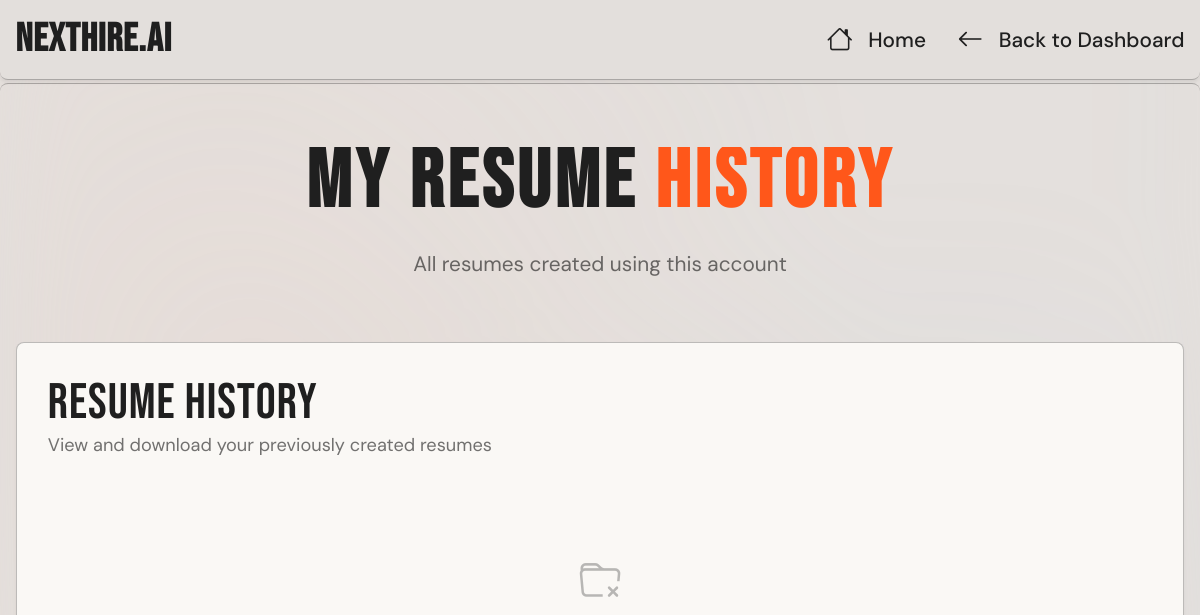
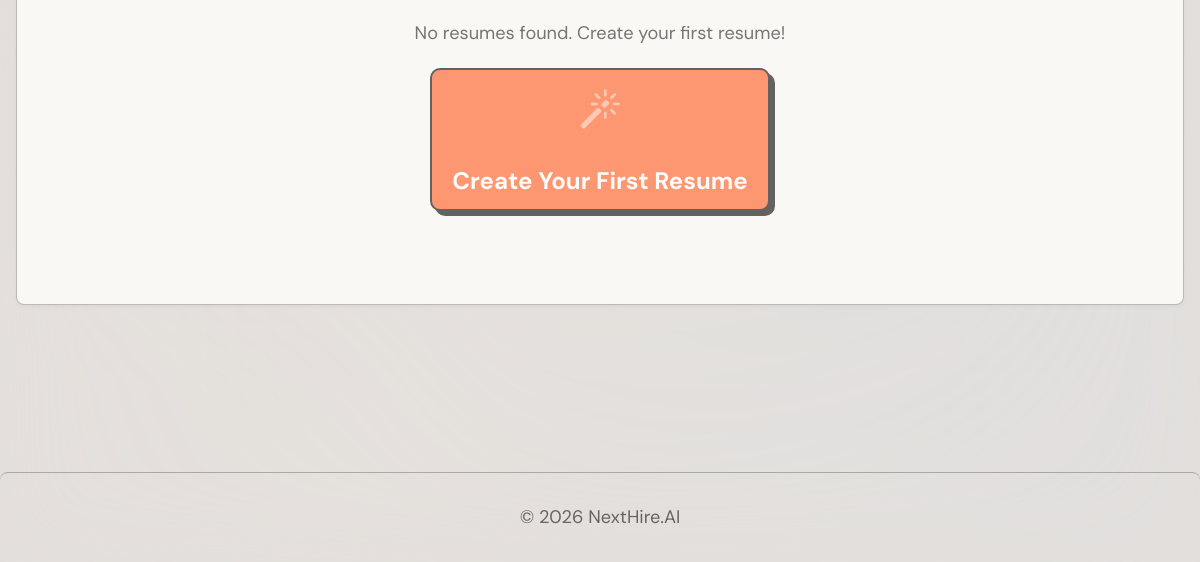
Before: /my_resumes (signed in) with the older database file (2 pictures, top to bottom).
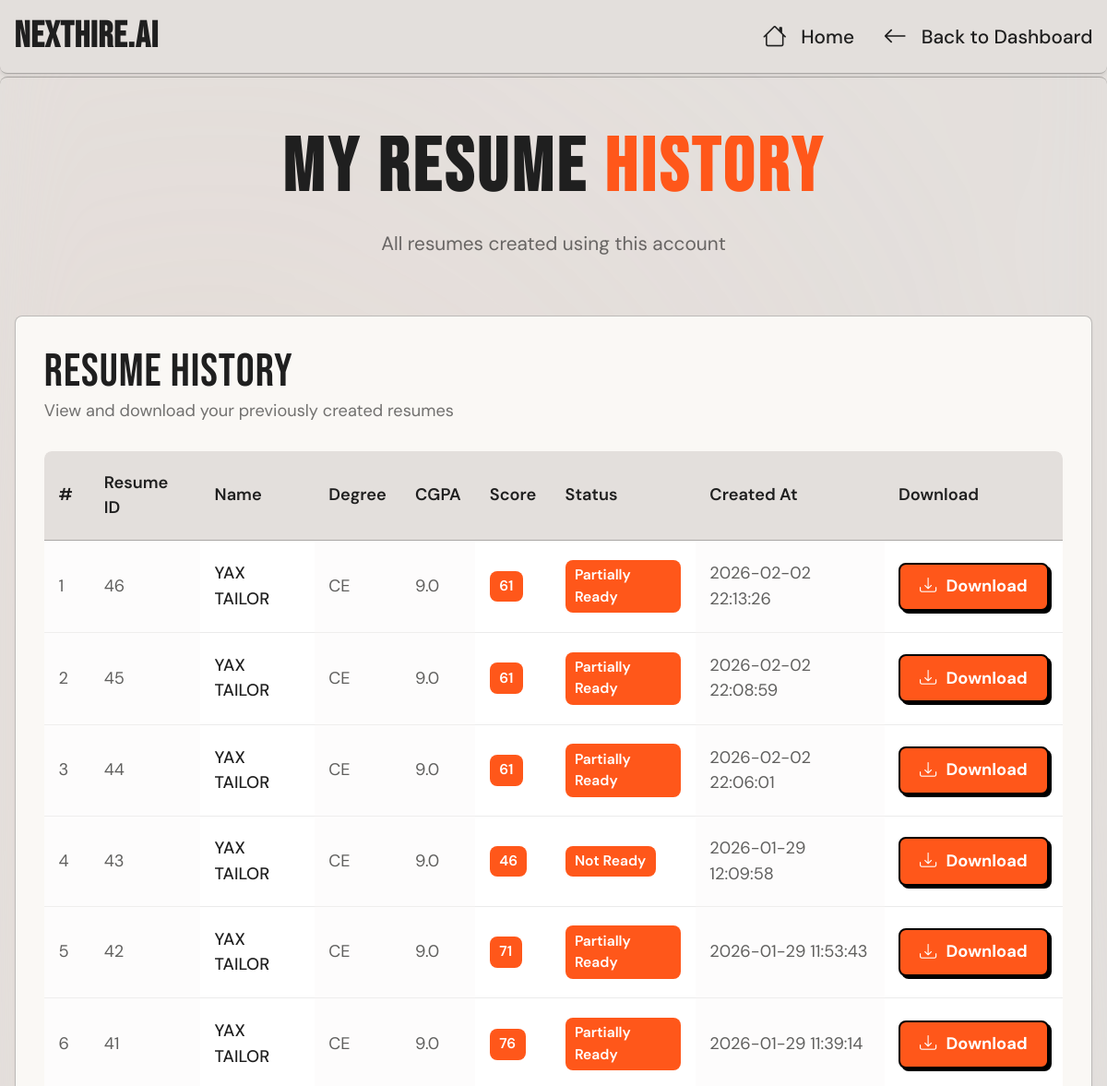
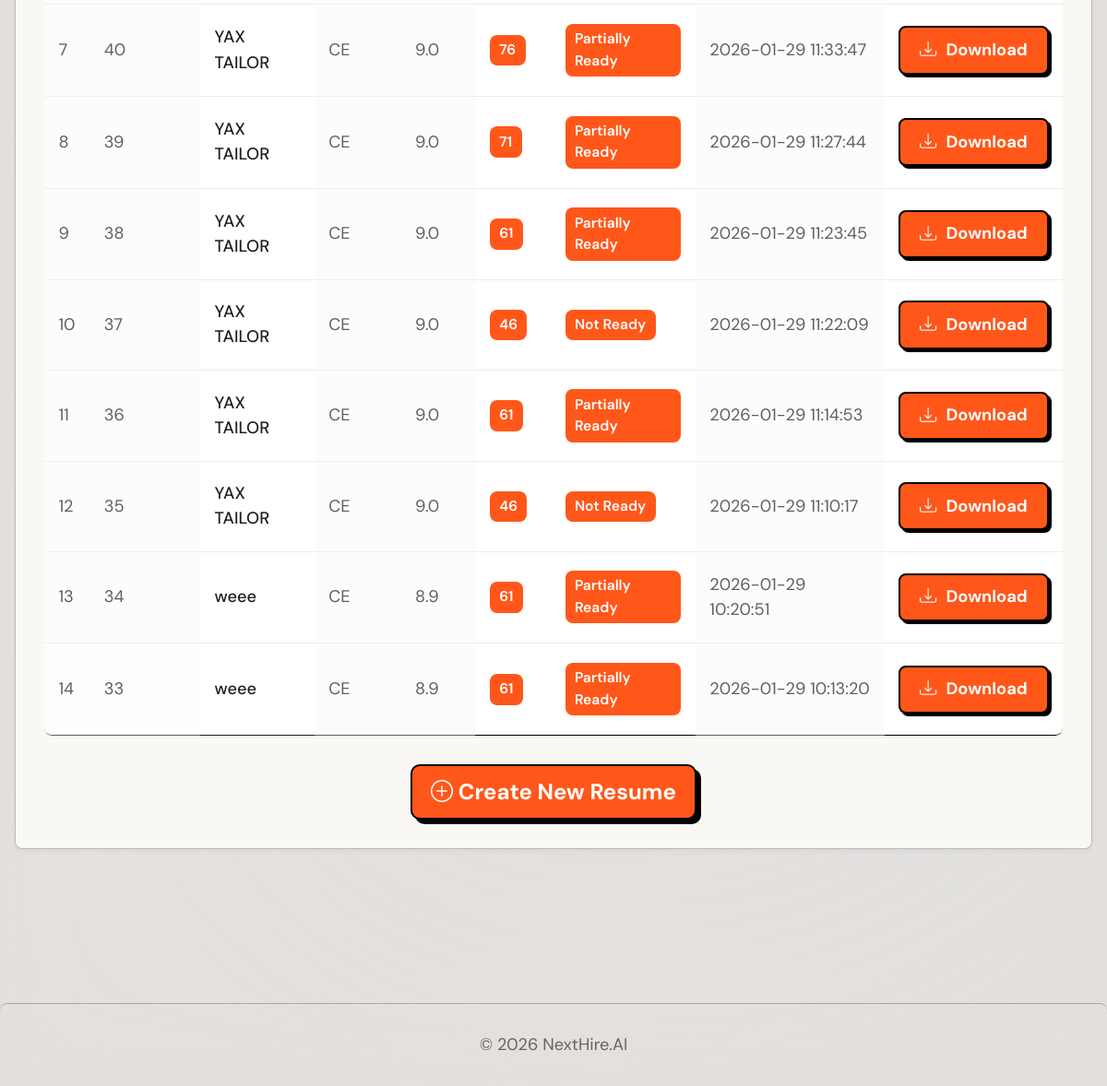
After: the same page with the newer database file (2 pictures, top to bottom).
### tables this page shows
CREATE TABLE resumes (
        id INTEGER PRIMARY KEY AUTOINCREMENT,
        user_email TEXT,
        name TEXT,
        phone TEXT,
        email TEXT,
        degree TEXT,
        cgpa TEXT,
        skills TEXT,
        projects TEXT,
        file_path TEXT
    , score INTEGER, status TEXT, created_at TEXT, github_username TEXT, city TEXT, about_yourself TEXT);

### app.py (the view)
@app.route("/my_resumes")
def my_resumes():
    if "user_email" not in session:
        return redirect("/login_page")
    user_email = session["user_email"]
    conn = get_db()
    cur = conn.cursor()
    cur.execute("""
        SELECT id, name, degree, cgpa, score, status, created_at, file_path
        FROM resumes
        WHERE user_email = ?
        ORDER BY created_at DESC
    """, (user_email,))
    resumes = cur.fetchall()
    conn.close()
    return render_template("my_resumes.html", resumes=resumes)

### app.py (called while the page is built)
def get_db():
    return sqlite3.connect(DB_NAME)

### templates/my_resumes.html (shortened to what this page needs)
<!DOCTYPE html>
<html lang="en">
<head>
    <link href="https://cdn.jsdelivr.net/npm/bootstrap@5.3.2/dist/css/bootstrap.min.css" rel="stylesheet">
    <link rel="stylesheet" href="https://cdn.jsdelivr.net/npm/bootstrap-icons@1.11.0/font/bootstrap-icons.css">
    <link rel="stylesheet" href="{{ url_for('static', filename='css/style.css') }}">
</head>
<body>
  <header class="border-bottom py-3">
    <div class="container d-flex justify-content-between align-items-center">
      <h5 class="mb-0 fw-bold">NextHire.AI</h5>
      <nav class="d-none d-md-flex gap-4">
        <a class="nav-link" href="/"><i class="bi bi-house"></i> Home</a>
        <a class="nav-link" href="/dashboard"><i class="bi bi-arrow-left"></i> Back to Dashboard</a>
      </nav>
    </div>
  </header>
  <section class="py-5" id="resume-history">
    <div class="container">
      <div class="text-center mb-5">
        <h1 class="hero-title" style="font-size: 4rem;">
          MY RESUME <span class="hero-accent">HISTORY</span>
        </h1>
        <p class="text-muted">All resumes created using this account</p>
      </div>
      <div class="row justify-content-center">
        <div class="col-12">
          <div class="panel">
            <div class="section-heading-container">
              <div>
                <h3 class="mb-0">Resume History</h3>
                <p class="text-muted small mb-0">View and download your previously created resumes</p>
              </div>
            </div>
            {% if resumes %}
            <div class="table-responsive">
              <table class="table align-middle">
                <thead>
                  <tr>
                    <th class="primary-data">#</th>
                    <th class="primary-data">Resume ID</th>
                    <th class="primary-data">Name</th>
                    <th class="primary-data">Degree</th>
                    <th class="primary-data">CGPA</th>
                    <th class="primary-data">Score</th>
                    <th class="primary-data">Status</th>
                    <th class="primary-data">Created At</th>
                    <th class="primary-data">Download</th>
                  </tr>
                </thead>
                <tbody>
                  {% for r in resumes %}
                  <tr>
                    <td class="secondary-data">{{ loop.index }}</td>
                    <td class="secondary-data">{{ r[0] }}</td>
                    <td class="primary-data">{{ r[1] }}</td>
                    <td class="secondary-data">{{ r[2] }}</td>
                    <td class="secondary-data">{{ r[3] }}</td>
                    <td>
                      {% if r[4] %}
                        <span class="dashboard-badge">{{ r[4] }}</span>
                      {% else %}
                        <span class="text-muted">N/A</span>
                      {% endif %}
                    </td>
                    <td>
                      {% if r[5] %}
                        <span class="dashboard-badge">{{ r[5] }}</span>
                      {% else %}
                        <span class="text-muted">N/A</span>
                      {% endif %}
                    </td>
                    <td class="secondary-data">{{ r[6] }}</td>
                    <td>
                      <a href="/download/{{ r[7].split('/')[-1] }}" class="dashboard-action-btn">
                        <i class="bi bi-download"></i> Download
                      </a>
                    </td>
                  </tr>
                  {% endfor %}
                </tbody>
              </table>
            </div>
            <div class="text-center mt-4">
              <a href="/dashboard" class="comic-button">
                <i class="bi bi-plus-circle"></i> Create New Resume
              </a>
            </div>
            {% else %}
            <div class="table-empty-state">
              <i class="bi bi-folder-x"></i>
              <p>No resumes found. Create your first resume!</p>
              <div class="mt-3">
                <a href="/dashboard" class="comic-button">
                  <i class="bi bi-magic"></i> Create Your First Resume
                </a>
              </div>
            </div>
            {% endif %}
          </div>
        </div>
      </div>
    </div>
  </section>
  <footer class="border-top py-4 mt-5">
    <div class="container text-center text-muted small">
      © 2026 NextHire.AI
    </div>
  </footer>
</body>
</html>

Changed rows visible on the page:
added resumes: id "46", name "YAX TAILOR", degree "CE", cgpa "9.0", score "61", status "Partially Ready", created_at "2026-02-02 22:13:26"
added resumes: id "45", name "YAX TAILOR", degree "CE", cgpa "9.0", score "61", status "Partially Ready", created_at "2026-02-02 22:08:59"
added resumes: id "44", name "YAX TAILOR", degree "CE", cgpa "9.0", score "61", status "Partially Ready", created_at "2026-02-02 22:06:01"
added resumes: id "43", name "YAX TAILOR", degree "CE", cgpa "9.0", score "46", status "Not Ready", created_at "2026-01-29 12:09:58"
added resumes: id "42", name "YAX TAILOR", degree "CE", cgpa "9.0", score "71", status "Partially Ready", created_at "2026-01-29 11:53:43"
added resumes: id "41", name "YAX TAILOR", degree "CE", cgpa "9.0", score "76", status "Partially Ready", created_at "2026-01-29 11:39:14"
added resumes: id "40", name "YAX TAILOR", degree "CE", cgpa "9.0", score "76", status "Partially Ready", created_at "2026-01-29 11:33:47"
added resumes: id "39", name "YAX TAILOR", degree "CE", cgpa "9.0", score "71", status "Partially Ready", created_at "2026-01-29 11:27:44"
added resumes: id "38", name "YAX TAILOR", degree "CE", cgpa "9.0", score "61", status "Partially Ready", created_at "2026-01-29 11:23:45"
added resumes: id "37", name "YAX TAILOR", degree "CE", cgpa "9.0", score "46", status "Not Ready", created_at "2026-01-29 11:22:09"
added resumes: id "36", name "YAX TAILOR", degree "CE", cgpa "9.0", score "61", status "Partially Ready", created_at "2026-01-29 11:14:53"
added resumes: id "35", name "YAX TAILOR", degree "CE", cgpa "9.0", score "46", status "Not Ready", created_at "2026-01-29 11:10:17"
added resumes: id "34", name "weee", degree "CE", cgpa "8.9", score "61", status "Partially Ready", created_at "2026-01-29 10:20:51"
added resumes: id "33", name "weee", degree "CE", cgpa "8.9", score "61", status "Partially Ready", created_at "2026-01-29 10:13:20"
Other visible differences:
text no longer shown: "No resumes found. Create your first resume! Create Your First Resume"
text now shown: "# Resume ID Name Degree CGPA Score Status Created At Download Create New Resume"
